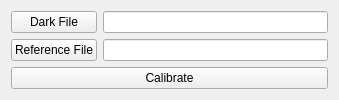
<?xml version="1.0" encoding="UTF-8"?>
<ui version="4.0">
 <class>Form</class>
 <widget class="QWidget" name="Form">
  <property name="geometry">
   <rect>
    <x>0</x>
    <y>0</y>
    <width>339</width>
    <height>98</height>
   </rect>
  </property>
  <property name="windowTitle">
   <string>Form</string>
  </property>
  <layout class="QVBoxLayout" name="verticalLayout">
   <item>
    <layout class="QGridLayout" name="gridLayout">
     <item row="0" column="0">
      <widget class="QPushButton" name="darkFileButton">
       <property name="text">
        <string>Dark File</string>
       </property>
      </widget>
     </item>
     <item row="0" column="1">
      <widget class="QLineEdit" name="darkFileEdit"/>
     </item>
     <item row="1" column="0">
      <widget class="QPushButton" name="referenceFileButton">
       <property name="text">
        <string>Reference File</string>
       </property>
      </widget>
     </item>
     <item row="1" column="1">
      <widget class="QLineEdit" name="referenceFileEdit"/>
     </item>
     <item row="2" column="0" colspan="2">
      <widget class="QPushButton" name="calibrateButton">
       <property name="text">
        <string>Calibrate</string>
       </property>
      </widget>
     </item>
    </layout>
   </item>
  </layout>
 </widget>
 <resources/>
 <connections/>
</ui>
